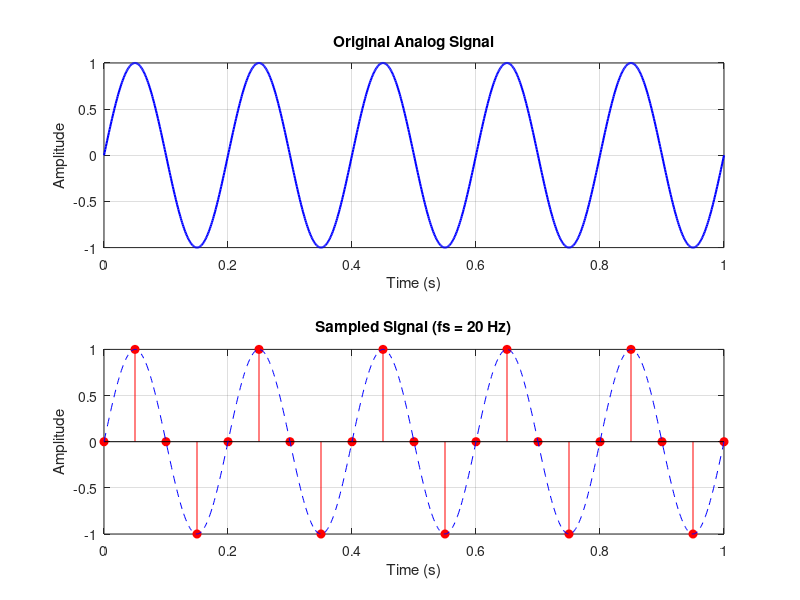

Source code (MATLAB):
% Sampling an Analog Signal
clc;
clear;
close all;

% Step 1: Define continuous time signal
t = 0:0.001:1;                 % continuous time (high resolution)
f = 5;                         % frequency of analog signal (Hz)
x = sin(2*pi*f*t);             % analog signal (sine wave)

% Step 2: Define sampling parameters
fs = 20;                       % sampling frequency (Hz)
ts = 1/fs;                     % sampling time interval
n = 0:ts:1;                    % discrete time instants

% Step 3: Sample the signal
x_sampled = sin(2*pi*f*n);     % sampled signal values

% Step 4: Plot the signals
subplot(2,1,1);
plot(t, x, 'b', 'LineWidth', 1.5);
title('Original Analog Signal');
xlabel('Time (s)');
ylabel('Amplitude');
grid on;

subplot(2,1,2);
stem(n, x_sampled, 'r', 'filled');
hold on;
plot(t, x, 'b--');
title(['Sampled Signal (fs = ' num2str(fs) ' Hz)']);
xlabel('Time (s)');
ylabel('Amplitude');
grid on;
